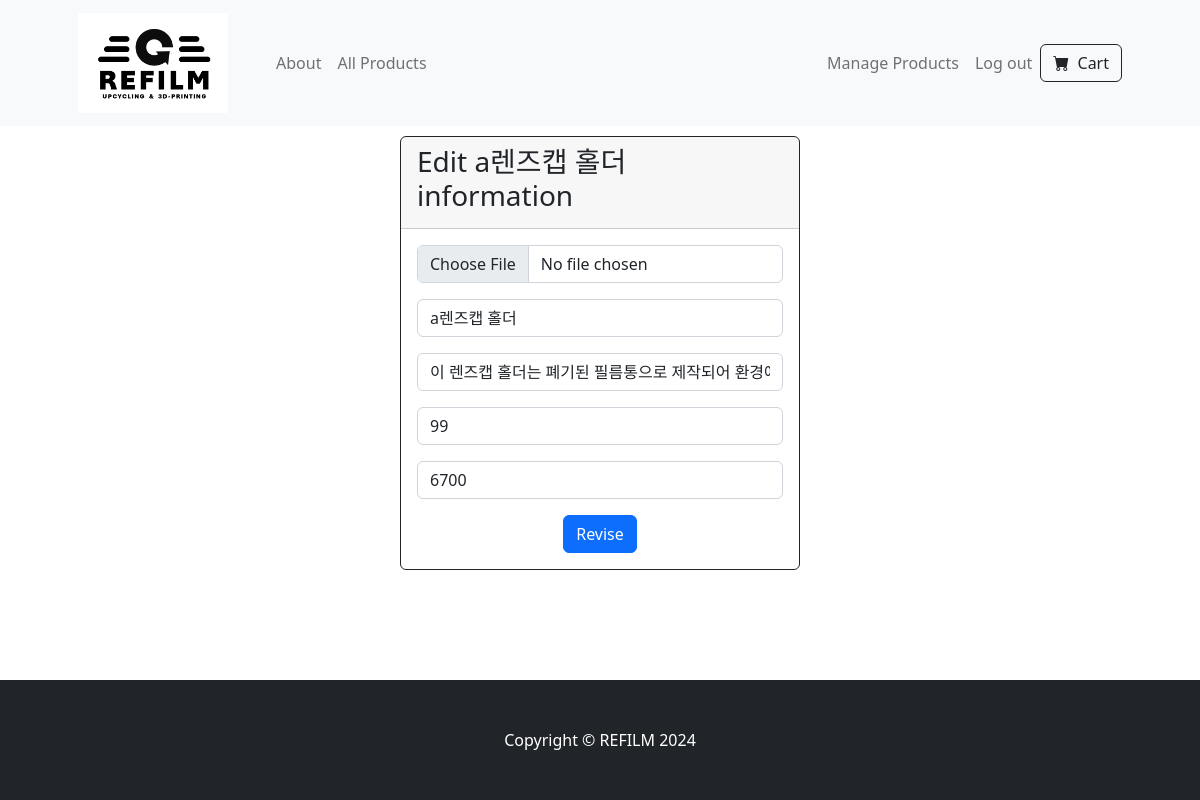
Page /edit/29 (signed in) on the earlier database version.
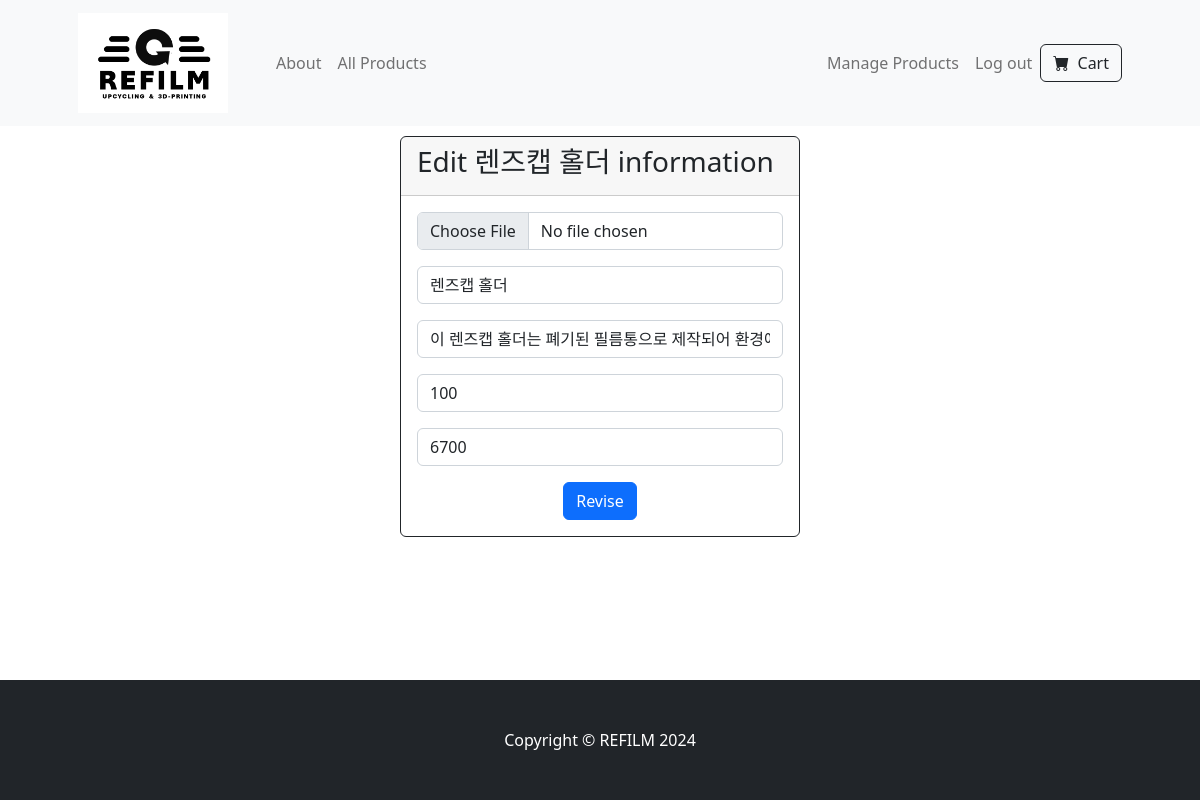
Same page on the later database version.
### tables this page shows
CREATE TABLE products (id INTEGER PRIMARY KEY AUTOINCREMENT NOT NULL, productname TEXT NOT NULL, quantity INTEGER NOT NULL, price INTEGER NOT NULL, image_extension TEXT, description TEXT);

### app.py (the view)
@app.route('/edit/<int:product_id>', methods=['GET', 'POST'])
@login_required
def edit(product_id):
    data = db.execute("SELECT * FROM products WHERE id = ? ", product_id)
    old_product_name = data[0]["productname"]
    old_quantity = data[0]["quantity"]
    old_price = data[0]["price"]
    old_description = data[0]["description"]
    if request.method == 'POST':
        product_name = request.form.get("product_name")
        description = request.form.get("description")
        quantity = request.form.get("quantity")
        price = request.form.get("price")
        image_error = None
        product_name_error, description_error, quantity_error, price_error = error_message(product_name, description, quantity, price)
        if any([product_name_error, quantity_error, price_error, description_error]):
            return render_template("edit.html", product_id=product_id, old_product_name = old_product_name, old_quantity = old_quantity, old_price = old_price, old_description=old_description, product_name_error=product_name_error, quantity_error=quantity_error, price_error=price_error, image_error=image_error)
        file = request.files.get("image")
        if file and allowed_file(file.filename):
            filename = secure_filename(file.filename)
            new_filename = f"product{product_id}.{get_extension(filename)}"
            file_path = os.path.join(app.config['UPLOAD_FOLDER'], new_filename)
            delete_existing_image(product_id)
            file.save(file_path)
            product_list = db.execute("SELECT id FROM products")
            product_list.reverse()
            length = len(product_list)
            for i in range(length):
                if product_list[i]["id"] == product_id:
                    index = i
                    break
            page = index // PER_PAGE_MANAGE + 1
            db.execute("UPDATE products SET productname = ?, quantity = ?, price = ?, description = ?, image_extension = ? WHERE id = ?", product_name, quantity, price, description, filename.rsplit('.', 1)[1].lower(), product_id)
            if int(quantity) == 0:
                db.execute("DELETE FROM cart WHERE product_id = ?", product_id)
            return redirect(url_for('manage', page=page))
        elif not file:
            product_list = db.execute("SELECT id FROM products")
            product_list.reverse()
            length = len(product_list)
            for i in range(length):
                if product_list[i]["id"] == product_id:
                    index = i
                    break
            page = index // PER_PAGE_MANAGE + 1
            db.execute("UPDATE products SET productname = ?, quantity = ?, price = ?, description = ? WHERE id = ?", product_name, quantity, price, description, product_id)
            if int(quantity) == 0:
                db.execute("DELETE FROM cart WHERE product_id = ?", product_id)
            return redirect(url_for('manage', page=page))
        else:
            image_error = "Invalid image format"
            return render_template("edit.html", product_id=product_id, old_product_name = old_product_name, old_quantity = old_quantity, old_price = old_price, old_description=old_description, product_name_error=product_name_error, quantity_error=quantity_error, price_error=price_error, image_error=image_error)
    else:
        return render_template("edit.html", product_id=product_id, old_product_name = old_product_name, old_quantity = old_quantity, old_price = old_price, old_description=old_description)

### helpers.py (called while the page is built)
def login_required(f):
    @wraps(f)
    def decorated_function(*args, **kwargs):
        if session.get("user_id") is None:
            return redirect("/login")
        return f(*args, **kwargs)
    return decorated_function

### templates/edit.html (shortened to what this page needs)
{% extends "layout.html" %}
{% block content %}
    <div class="card border-dark bg-white text-dark" style="width: 400px; height: fit-content; margin :10px auto;">
        <div class="card-header">
            <h3>Edit {{ old_product_name }} information</h3>
        </div>
        <div class="card-body">
            <form action="/edit/{{ product_id }}" method="post" enctype="multipart/form-data" id="register-form">
                <div class="mb-3">
                    <input type="file" class="form-control" name="image" accept="image/*">
                </div>
                <div class="mb-3">
                    <input autocomplete="off" autofocus type="text" class="form-control" name="product_name" placeholder="Product name" value="{{ old_product_name }}">
                </div>
                <div class="mb-3">
                    <input autocomplete="off" autofocus type="text" class="form-control" name="description" placeholder="Description" value="{{ old_description }}">
                </div>
                <div class="mb-3">
                    <input autocomplete="off" type="text" class="form-control" name="quantity" placeholder="Stock" value="{{ old_quantity }}">
                </div>
                <div class="mb-3">
                    <input autocomplete="off" type="text" class="form-control" name="price" placeholder="Price" value="{{ old_price }}">
                </div>
                <div class="col text-center">
                    <button type="submit" class="btn btn-primary">Revise</button>
                </div>
            </form>
        </div>
    </div>
{% endblock %}

Differences in the rows shown:
changed products: productname "a렌즈캡 홀더" → "렌즈캡 홀더"; product_name "a렌즈캡 홀더" → "렌즈캡 홀더"
Other differences:
form field quantity: "99" → "100"
